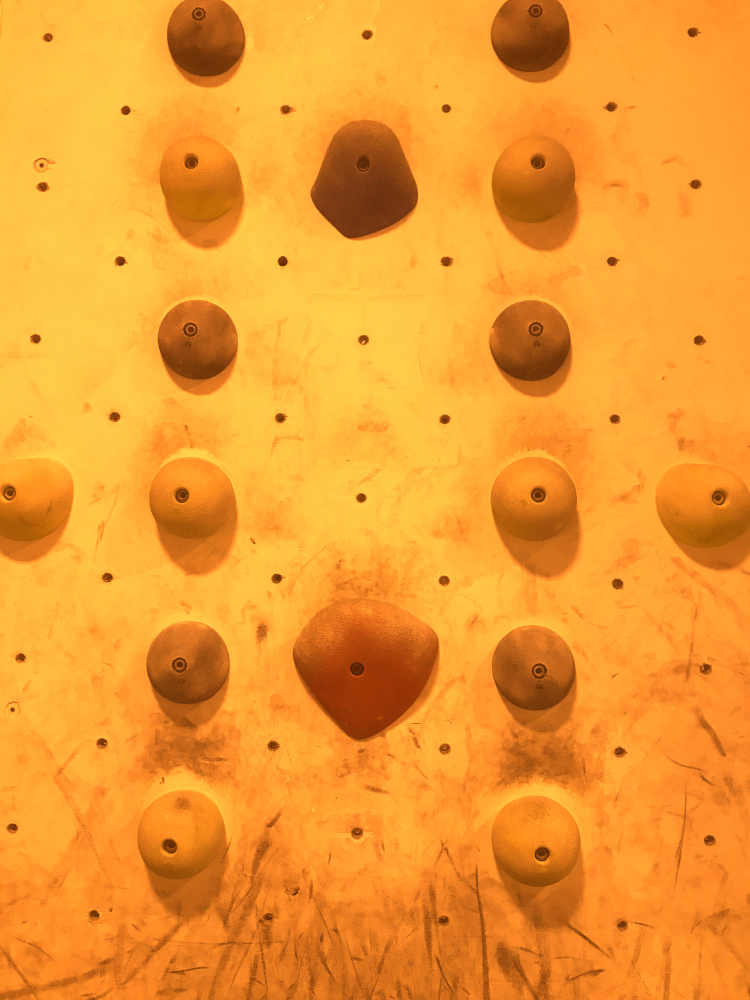
#> input picture wall_2.jpg, 3000 x 4000 px (shown at 1/4 size)
$ python hold_detection.py
#> lines starting #> are read from the running program, lines starting #| are printed output that depends on the picture; after the words box and inside, x2 and y2 are one past the last pixel; in counts of white or black regions, pixels touching at a corner belong together

# import the necessary packages
import imutils
import cv2
import matplotlib.pyplot as plt
# load the image and resize it to a smaller factor so that
# the shapes can be approximated better
image = cv2.imread("wall_2.jpg")
#> image is the input picture: shape (4000, 3000, 3); mean B, G, R 49.2, 154.5, 240.3
img = cv2.imread("wall2.jpg")
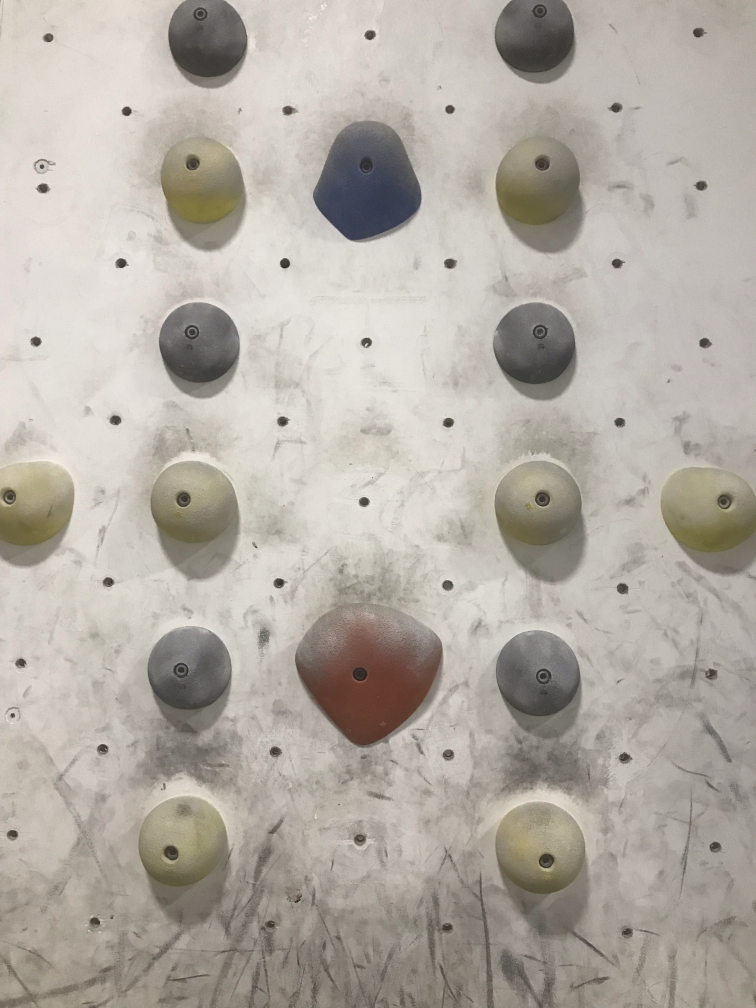
#> input picture wall2.jpg, 3024 x 4032 px (shown at 1/4 size)
#> img is the input picture: shape (4032, 3024, 3); mean B, G, R 164, 172.4, 178.5
resized = imutils.resize(image, width=300)
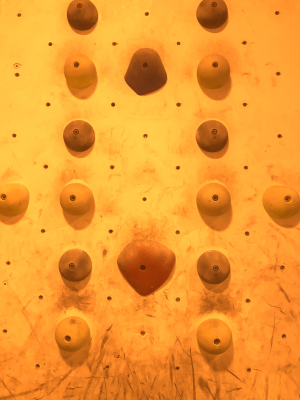
#> resized: shape (400, 300, 3); mean B, G, R 49.2, 154.5, 240.4
ratio = image.shape[0] / float(resized.shape[0])
#> ratio = 10

# convert the resized image to grayscale, blur it slightly,
# and threshold it
gray = cv2.cvtColor(resized, cv2.COLOR_BGR2GRAY)
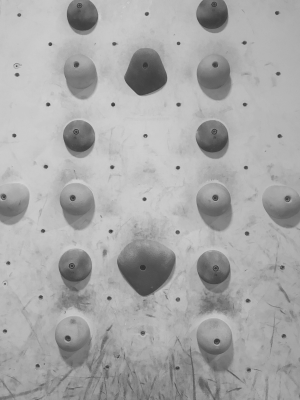
#> gray: shape (400, 300); min 48, max 210, mean 168.2
blurred = cv2.GaussianBlur(gray, (5, 5), 0)

# blurring reduces the noise of problem areas
for i in range(50):
    blurred = cv2.GaussianBlur(blurred, (5, 5), 0)
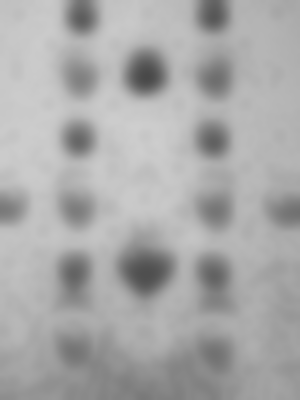
#> blurred: shape (400, 300); min 73, max 206, mean 169.1

thresh = cv2.threshold(blurred, 150,cv2.BORDER_REPLICATE, cv2.THRESH_BINARY)[1]
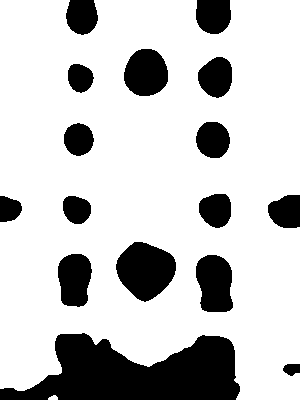
#> thresh: shape (400, 300); values 0 (black) and 1 (white), 78.3% white; 16 black regions
plt.imshow(thresh)
# find contours in the thresholded image and initialize the
# shape detector
cnts = cv2.findContours(thresh.copy(), cv2.RETR_TREE,cv2.CHAIN_APPROX_SIMPLE)[1]
#> cnts = 12 contours; largest, box (x1, y1, x2, y2) and area: (0, 0, 300, 400) 105328, (115, 241, 177, 303) 2606, (195, 254, 234, 313) 1816, (123, 48, 169, 97) 1706, (57, 253, 93, 308) 1527
cv2.drawContours(resized, cnts, -1, (0, 255, 0), 2)	# show the output image
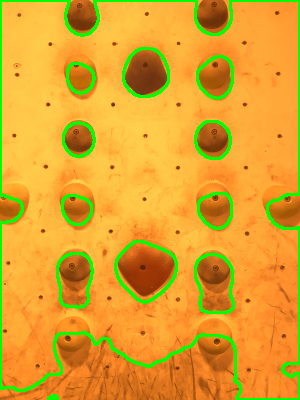
#> resized: shape (400, 300, 3); 7.42% of pixels changed, all inside (x1, y1, x2, y2) = (0, 0, 300, 400)
plt.imshow(resized)


# loop over the contours
# =============================================================================
for idx,c in enumerate(cnts):
	# multiply the contour (x, y)-coordinates by the resize ratio,
	# then draw the contours and the name of the shape on the image
	c = c.astype("float")
	c = c*ratio
	cnts[idx] = c.astype("int")
#> this loop made 12 passes
#> after the loop, cnts = 12 items

cv2.drawContours(image, cnts, -1, (-1, 255, -1), 13)	# show the output image
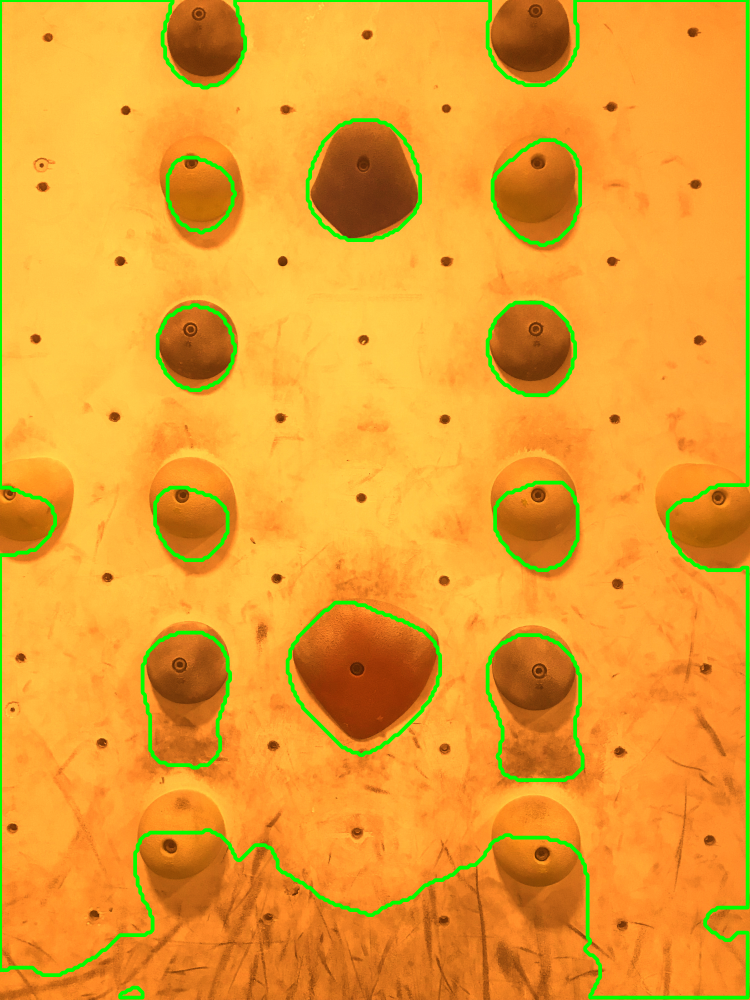
#> image: shape (4000, 3000, 3) (shown at 1/4 size); mean B, G, R 47.7, 158.5, 231.8
plt.imshow(img)
#> figure, not shown here; B, G, R data is drawn as R, G, B
